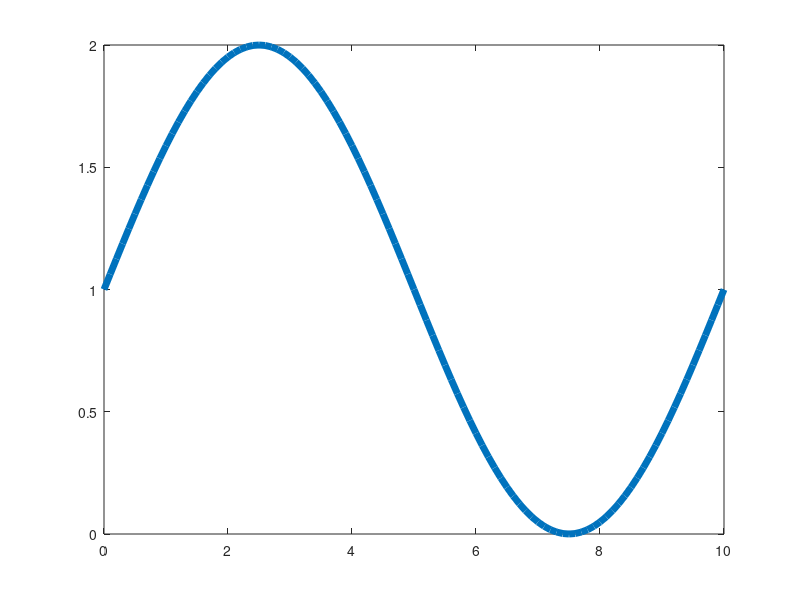

Source code (MATLAB): (Note: this script raises an error after producing the figure.)
clc
clear
close all

printfigure = 0;

a = 0.1;

Length = 10;  % Stablaenge
Time = 5;   % Zetiraum

step_length = 0.1;
step_time = 0.1;

x = 0 : step_length : Length;
t = 0 : step_time : Time;

N_length = length(x);
N_time = length(t);

k = 0.1;

f = zeros(N_time, N_length);
f(1,:) = sin(x / Length * 2 * pi) + 1;

u = zeros(N_time, N_length);

A = step_length ^ 2 / (step_length ^ 2 + 2 * k * step_time);
B = (k * step_time) / (step_length ^ 2 + 2 * k * step_time);
C =  - step_length ^ 2  * step_time / (step_length ^ 2 + 2 * k * step_time);
K = a * C - 1;

H = speye(N_length * N_time);
b = zeros(N_length*N_time,1);

for n = 2 : N_length - 1
    for m = 2 : N_time
        H(n+N_length*(m-1),n+N_length*(m-1)) = K;
        H(n+N_length*(m-1),n+N_length*(m-2)) = A;
        H(n+N_length*(m-1),n+N_length*(m-1)-1) = B;
        H(n+N_length*(m-1),n+N_length*(m-1)+1) = B;
    end
end

length_edge = [1, N_length];
for n = 1 : 2
    for m = 2 : N_time
        H(length_edge(n)+N_length*(m-1),length_edge(n)+N_length*(m-1)) = -1;
        H(length_edge(n)+N_length*(m-1),length_edge(n)+N_length*(m-1)-sign(length_edge(n)-N_length/2)) = 1;
    end
end

for n = 1 : N_length
    H(n,n) = 1;
    b(n) = f(1,n);
end

T = H\b;
for n = 1 : N_length
    for m = 2 : N_time
        f(m,n) = T(n+N_length*(m-1));
    end
end

figure
for n = 1 : N_time
    plot(x, f(n,:),'LineWidth',5)
    ylim([0 2])
    setplt('Temperature Distribution','$x$','$f$','Temperature Distribution',0)
    set(gcf,'outerposition',get(0,'screensize'));
    txt = ['$t = ',num2str((n-1)*step_time),'$'];
    T = text(8,1.6,txt,'FontSize',30);
    set(T,'Interpreter','latex')
    drawnow
    frame=getframe(gcf);
    imind=frame2im(frame);
    [imind,cm] = rgb2ind(imind,256);
    if printfigure == 1
        if n==1
             imwrite(imind,cm,'TV_inhomo_fdm_1.gif','gif', 'Loopcount',inf,'DelayTime',1e-6);
        else
             imwrite(imind,cm,'TV_inhomo_fdm_1.gif','gif','WriteMode','append','DelayTime',1e-6);
        end
    end
end

figure
[X, Y] = meshgrid(x, t);
mesh(X,Y,f)
setmesh('Tempreature Distribution','$x$','$t$','$f$','TV_inhomo_fdm_1_Ttx',printfigure)

f_fdm_inhomo_1 = f;
x_fdm_inhomo_1 = x;
save('f_fdm_inhomo_1.mat','x_fdm_inhomo_1','f_fdm_inhomo_1')




